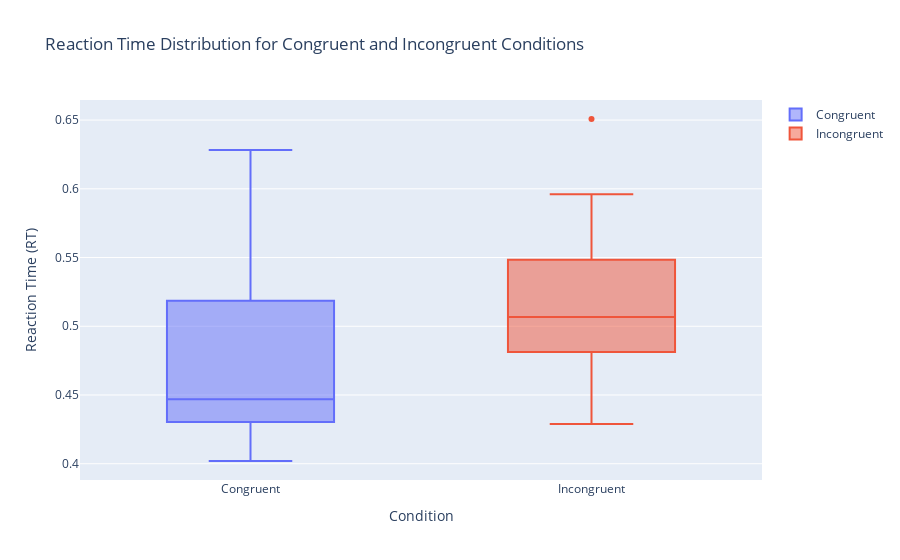

The code cell stored with this chart in its notebook:
### Code cell
# Create a box plot to compare the distribution of 'congruent' and 'incongruent' conditions
fig = go.Figure()

fig.add_trace(go.Box(y=congr, name='Congruent'))
fig.add_trace(go.Box(y=incongr, name='Incongruent'))

fig.update_layout(
    title='Reaction Time Distribution for Congruent and Incongruent Conditions',
    xaxis_title='Condition',
    yaxis_title='Reaction Time (RT)',
)

fig.show()

### Figure 1 — Plotly figure (JSON) as saved in the notebook; plotly's stock layout.template omitted (floating-point values rounded to 4 significant figures)
{"data": [{"name": "Congruent", "type": "box", "y": [0.4553, 0.4712, 0.4175, 0.4298, 0.4191, 0.4372, 0.5486, 0.4337, 0.4376, 0.4889, 0.539, 0.4382, 0.4629, 0.4176, 0.4102, 0.5496, 0.5684, 0.4501, 0.5285, 0.4392, 0.5708, 0.402, 0.4629, 0.4468, 0.6282, 0.4286, 0.4318]}, {"name": "Incongruent", "type": "box", "y": [0.4718, 0.499, 0.473, 0.5067, 0.4784, 0.4535, 0.5916, 0.4929, 0.5045, 0.5272, 0.5912, 0.5182, 0.5073, 0.507, 0.4746, 0.5542, 0.596, 0.5132, 0.5655, 0.5011, 0.591, 0.4289, 0.5307, 0.4903, 0.6508, 0.4949, 0.4379]}], "layout": {"title": {"text": "Reaction Time Distribution for Congruent and Incongruent Conditions"}, "xaxis": {"title": {"text": "Condition"}}, "yaxis": {"title": {"text": "Reaction Time (RT)"}}}}
